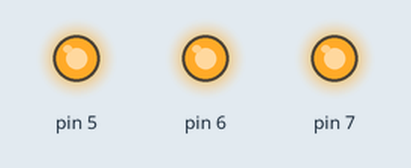
This sketch was run on a simulated Arduino Uno, built with avr-gcc and run on an emulated ATmega328P. Parts: output pins drawn as LEDs (lit = HIGH).

Above: at 1.0 s.
At 2.5 s:
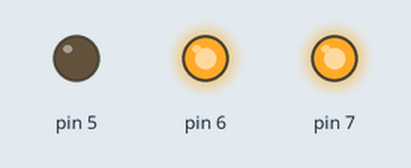
At 4.5 s:
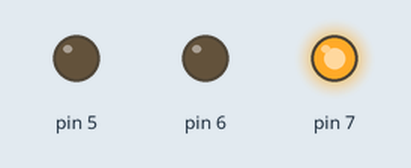
Timing chart, 0 to 6.9 s (numbered marks = the images above):
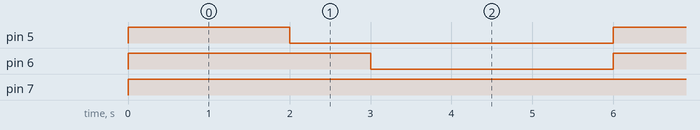

The sketch:

AP_sequence_led_lights.ino
```cpp
void setup() {
  // put your setup code here, to run once:
 pinMode(5,OUTPUT);
 pinMode(6,OUTPUT);
 pinMode(7,OUTPUT);
}

void loop() {
  // put your main code here, to run repeatedly:
  digitalWrite(5,HIGH);
  digitalWrite(6,HIGH);
  digitalWrite(7,HIGH);
  delay(2000);
  digitalWrite(5,LOW);
  delay(1000);
  digitalWrite(6,LOW);
  delay(3000);
  digitalWrite(7,LOW);

}
```

Measured:
- by itself, pin 5: alternates HIGH for 2.0 s and LOW for 4.0 s
- by itself, pin 6: alternates HIGH for 3.0 s and LOW for 3.0 s
- by itself, pin 7: LOW → HIGH at 0.00 s
